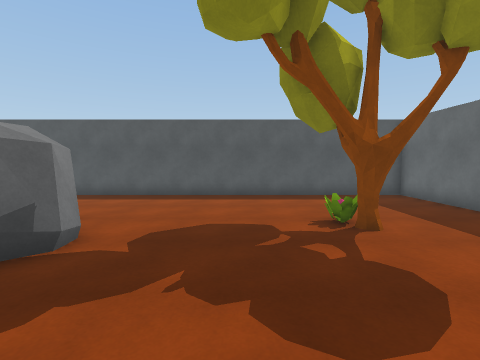
View 1 (above)

12 first-person views from a walk through a Unity game level. The camera is 1.5 m above the floor, tilts 4° down and sees 85° across. The floor is counted in squares, 1 m on a side. Each view is taken from the middle of a square. On the plan, view 1 faces up. The plan holds only what a view shows up to about 14 squares ahead; the rest is blank.

View 2
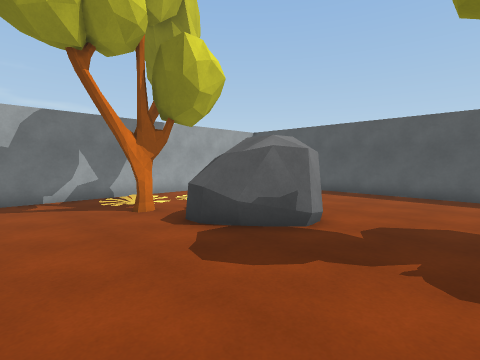

View 3
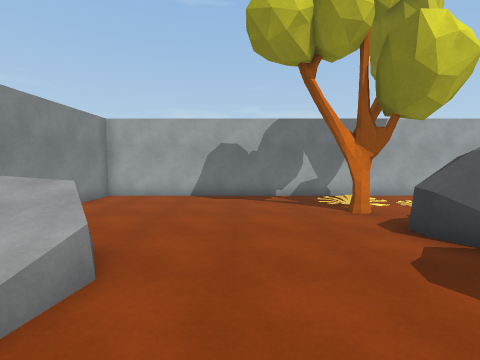

View 4
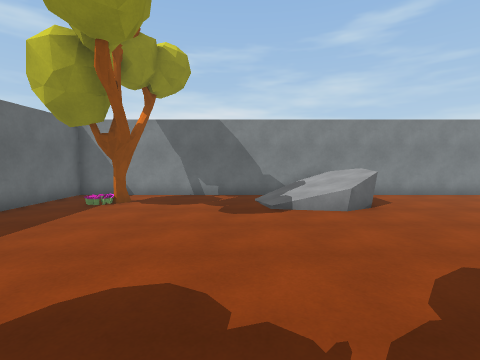

View 5
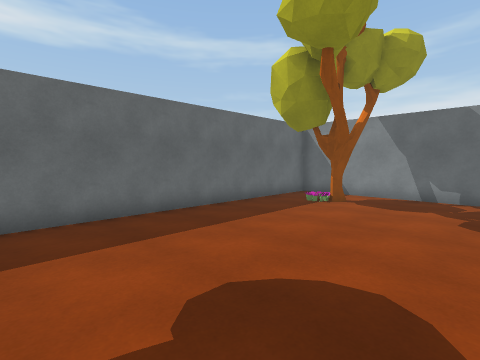

View 6
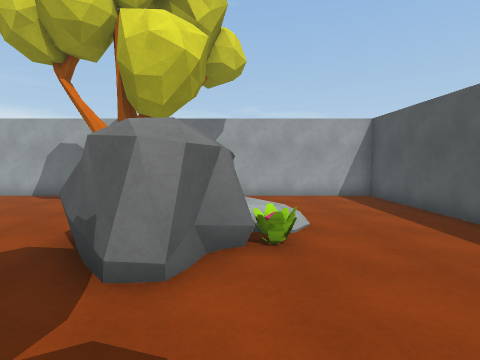

View 7
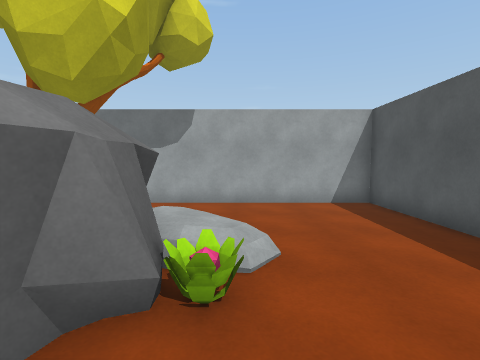

View 8
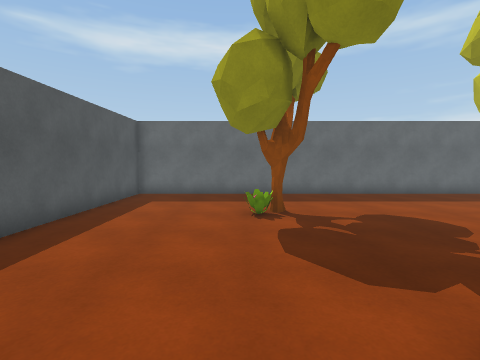

View 9
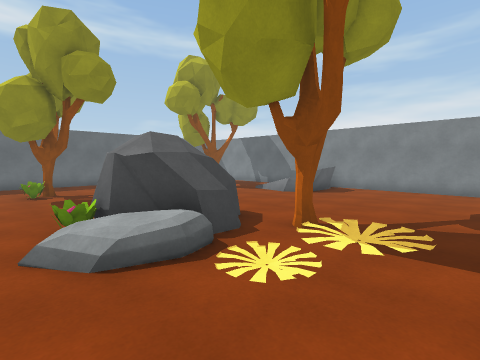

View 10
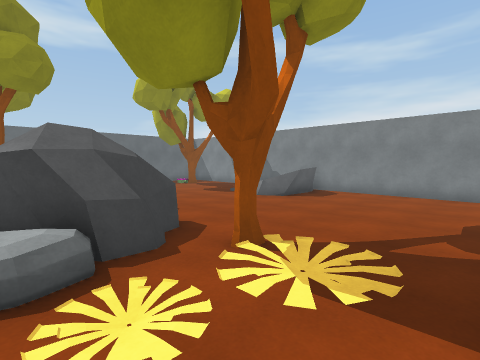

View 11
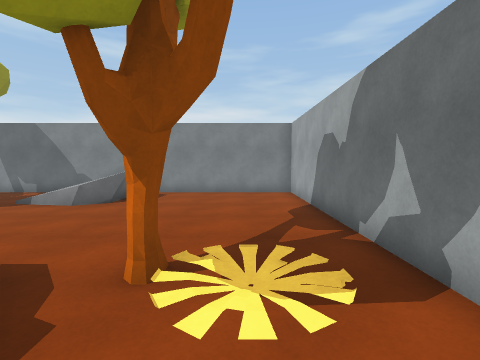

View 12
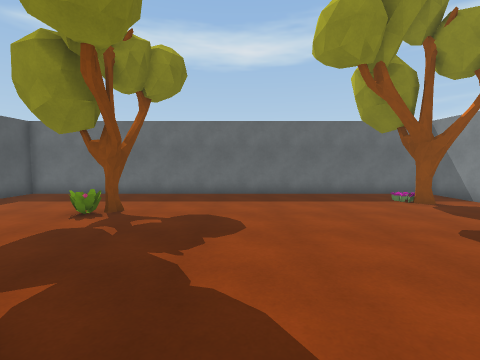

### Floor plan
Key: @ floor where view 1 was taken; # wall or solid block; . floor; / step, stairs or slope; T tree; R rock; P plant.
Columns run from 12 left of view 1 to 7 right of it. Each row starts with its distance up from view 1.
 12 ####################
 11 #..................#
 10 #..................#
  9 #..................#
  8 #..................#
  7 #....//............#
  6 #..../RPR......T...#
  5 #..P.RRRRR.....P...#
  4 #....RRRRR.........#
  3 #...T.RRR..........#
  2 #...T..............#
  1 #..................#
  0 #...........@......#
 -1 #..................#
 -2 #..................#
 -3 #........///.......#
 -4 #.......   /....T..#
 -5 #....../   /....TP.#
 -6 #...... R  /.......#
 -7 ####################

Positions as (right, up) in squares from view 1, and headings:
1: (0, 0), facing up
2: (0, -1), facing up-left
3: (0, -1), facing left
4: (0, 5), facing down
5: (0, 5), facing down-right
6: (0, 6), facing left
7: (-2, 7), facing left
8: (-5, 7), facing right
9: (-11, 8), facing down-right
10: (-11, 6), facing down-right
11: (-9, 6), facing down
12: (-5, 2), facing right
